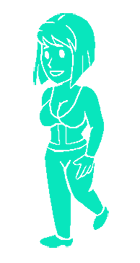
#> input picture media_src/converter/6_walking.png, 140 x 263 px; its folder holds only this picture in this run
$ python color_changer.py
#> lines starting #> are read from the running program, lines starting #| are printed output that depends on the picture
"""Changes color of images, designed for change colors to GRAY specifically

IMPORTANT: changes all pixels to desired color."""

import os

from PIL import Image


def recolor_image(image_path: str,
                  new_color: tuple[int, int, int]) -> None:
    """Changes color of provided image

    Args:
        image_path: Path to image to change color of
        new_color: New color im RGB-format"""
#> called with image_path = 'media_src/converter/6_walking.png', new_color = (107, 235, 171)

    with Image.open(image_path).convert("RGBA") as im:
#> im is the input picture: PIL image 140x263 RGBA; mean R, G, B, A 135.2, 247.2, 221.2, 64.5
        pixels = im.load()
        width, height = im.size
#> width = 140; height = 263

        for y in range(height):
            for x in range(width):
                r, g, b, a = pixels[x, y]
                if a != 0:  # Only change visible pixels
                    pixels[x, y] = (*new_color, a)

        im.save(image_path)
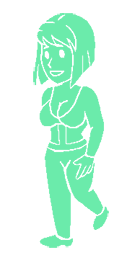
#> saved as 6_walking.png: PIL image 140x263 RGBA; mean R, G, B, A 163.6, 248.7, 216, 64.5; transparent parts drawn white


def process_folder(folder_path: str,
                   new_color: tuple[int, int, int]) -> None:
    """Searches all png-files in folder AND ALL OF ITS SUBFOLDERS and changes color

    Args:
        folder_path: Path to search all png-files in
        new_color: New color for images in RGB-format"""

    for root, _, files in os.walk(folder_path):
        for file in files:
            if file.lower().endswith('.png'):
                image_path = os.path.join(root, file)
                print(f"Processing: {image_path}")
                recolor_image(image_path, new_color)


if __name__ == "__main__":
    target_folder = r"C:\Users\DY\PycharmProjects\mi_band_9_pro_pip_girl_fallout_watchface\media_src\converter"  # ← change this!
    blue             = (8, 141, 230)
    gray             = (222, 222, 222)
    ninja_gray       = (127, 127, 127)
    yellow           = (255, 237, 0)
    orange           = (255, 80, 0)
    fux              = (169, 0, 255)
    blueberry_yogurt = (186, 139, 239)
    meadow_green     = (152, 215, 105)
    ocean_blue       = (0, 203, 255)
    armor_green      = (105, 215, 105)
    shameless_red    = (224, 110, 101)
    toxic_green      = (151, 225, 61)
    monroe_yellow    = (248, 188, 90)
    velma_orange     = (252, 140, 81)
    adventure_blue   = (128, 217, 228)
    tatsumaki_green  = (107, 235, 171)

    process_folder(target_folder, tatsumaki_green)

$ run again, on media_src/converter/b_8_walking.png
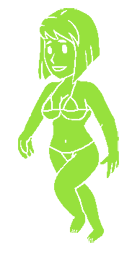
#> input picture media_src/converter/b_8_walking.png, 140 x 263 px
#> in recolor_image, im is the input picture: PIL image 140x263 RGBA; mean R, G, B, A 222.9, 245.7, 195.2, 69.5
#> in recolor_image, `im.save(image_path)`:
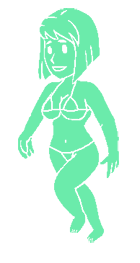
#> saved as b_8_walking.png: PIL image 140x263 RGBA; mean R, G, B, A 209.3, 248.8, 229.1, 69.5; transparent parts drawn white

$ run again, on media_src/converter/s_10_streaching.png
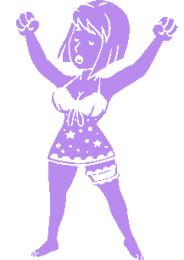
#> input picture media_src/converter/s_10_streaching.png, 184 x 260 px
#> in recolor_image, im is the input picture: PIL image 184x260 RGBA; mean R, G, B, A 235.9, 222.9, 250.6, 61
#> in recolor_image, `im.save(image_path)`:
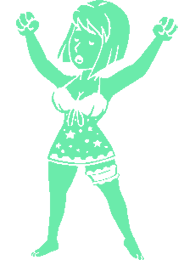
#> saved as s_10_streaching.png: PIL image 184x260 RGBA; mean R, G, B, A 214.1, 249.5, 231.8, 61; transparent parts drawn white

$ run again, on media_src/converter/7_walking.png
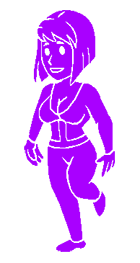
#> input picture media_src/converter/7_walking.png, 140 x 263 px
#> in recolor_image, im is the input picture: PIL image 140x263 RGBA; mean R, G, B, A 157.7, 174.2, 233.7, 70.6
#> in recolor_image, `im.save(image_path)`:
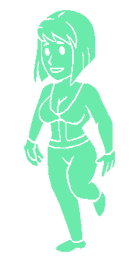
#> saved as 7_walking.png: PIL image 140x263 RGBA; mean R, G, B, A 138.3, 247.9, 207.3, 70.6; transparent parts drawn white
